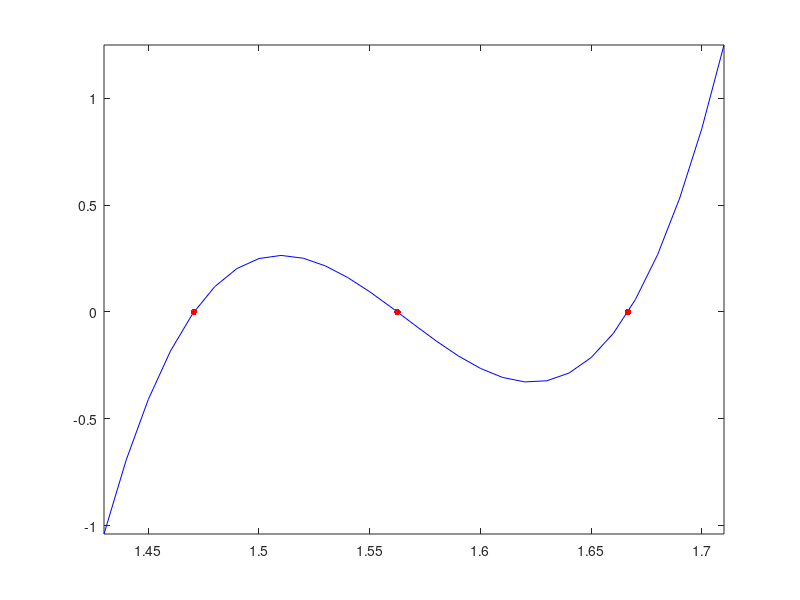

This figure's MATLAB source:

p = @(x) (816.*x.^3) - (3835.*x.^2) + (6000.*x) - 3125;

x = 1.43:0.01:1.71;
y = p(x);

x_zero = [25/17, 25/16, 5/3];

plot(x, y, 'color', 'blue'); hold on;
plot(x_zero, p(x_zero), '.', 'color', 'red', 'MarkerSize', 15);
axis tight;

hold off;